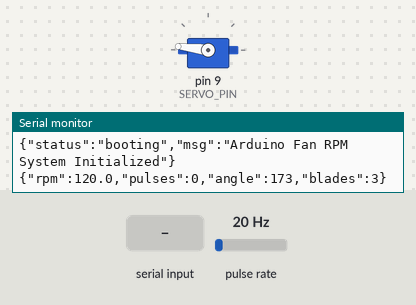
Bench run of a sketch on a simulated Arduino Uno, built with avr-gcc and run on an emulated ATmega328P. Parts: servo, the last lines printed to the serial monitor. Wiring (inferred from the names in the program): pulse sensor: data pin 2. The test bench sets the inputs (shaded band); at power-on: pulse rate 20 Hz.

Above: at 1.2 s.
1.3 s: pulse rate (sensor on pin 2) set to 50 Hz
At 3.7 s:
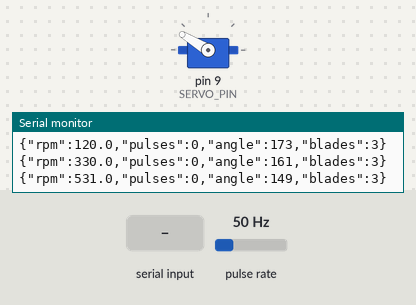
4.3 s: pulse rate (sensor on pin 2) set to 100 Hz
At 5.3 s:
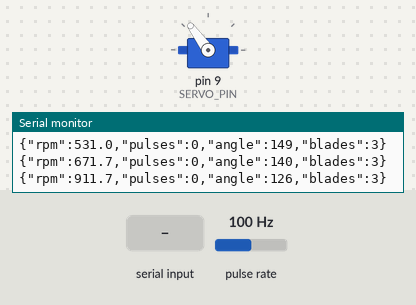
7.3 s: pulse rate (sensor on pin 2) set to 150 Hz
At 8.8 s:
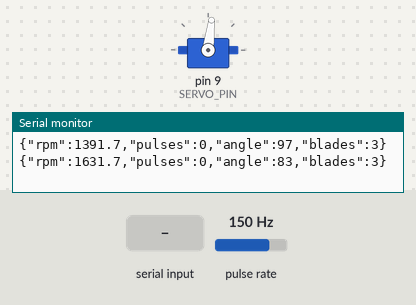
10.3 s: "BLADES:4\n" received over Serial
12.5 s: pulse rate (sensor on pin 2) set to 196 Hz
Timing chart, 0 to 18.5 s (numbered marks = the images above; inputs shaded):
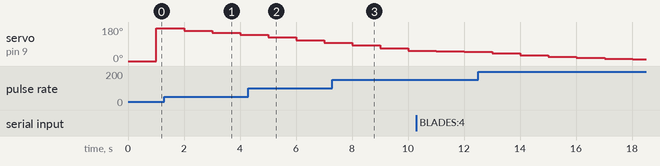

The sketch:

fan_rpm_speedometer.ino
```cpp
/**
 * Fan RPM and Speed Measurement System
 * Arduino Uno Sketch
 *
 * Hardware Connections:
 * 1. IR Sensor Module:
 *    - VCC  -> Arduino 5V
 *    - GND  -> Arduino GND
 *    - OUT  -> Arduino Digital Pin 2 (Interrupt 0)
 *
 * 2. Servo Motor (SG90 or similar):
 *    - Red (VCC)    -> Arduino 5V (or external 5V if servo draws too much current)
 *    - Brown/Black  -> Arduino GND
 *    - Orange/Yellow -> Arduino Digital Pin 9 (PWM / Servo output)
 *
 * Description:
 * This sketch measures the RPM of a rotating fan using a hardware interrupt on Pin 2.
 * It features robust software debouncing and digital filtering inside the interrupt to
 * ignore sensor noise and prevent false double-triggers. Every second, the sketch calculates
 * the RPM based on a configurable blade count, maps it to a servo angle (functioning as an
 * analog speedometer), and sends the statistics to the Flask backend via Serial.
 */

#include <Servo.h>

// --- Pin Definitions ---
const byte IR_SENSOR_PIN = 2; // Pin 2 supports external interrupts (INT0) on Uno
const byte SERVO_PIN = 9;     // PWM pin for SG90 Servo

// --- Servo Configuration ---
Servo speedometerServo;
const int SERVO_MIN_ANGLE = 0;   // Corresponding to 0 RPM
const int SERVO_MAX_ANGLE = 180; // Corresponding to MAX_RPM
const float MAX_RPM = 3000.0;    // Upper scale of the analog speedometer

// --- Measurement & Filtering Variables ---
volatile unsigned long pulseCount = 0;
volatile unsigned long lastPulseTime = 0; // In microseconds
const unsigned long DEBOUNCE_TIME_MICROS = 1500; // 1.5ms minimum between pulses (max ~40,000 pulses/min)

// RPM calculation variables
unsigned long lastRpmCalcTime = 0;
const unsigned int CALC_INTERVAL_MS = 1000; // Calculate RPM every 1 second
float currentRpm = 0.0;
float smoothedRpm = 0.0;
const float FILTER_BETA = 0.3; // Exponential smoothing filter coefficient (0.0 to 1.0)
                               // Higher beta = faster response, lower beta = smoother needle

// Slew rate limiting to reject physically impossible speed jumps (e.g. electrical noise spikes)
const float MAX_ACCEL_RPM_PER_SEC = 800.0; // Maximum RPM increase allowed per 1-second interval
const unsigned int MIN_PULSES_THRESHOLD = 2; // Discard isolated single pulses within the calculation window

// Fan configuration (Received from Flask backend via Serial)
volatile unsigned int bladeCount = 3; // Default to 3 blades

// --- Function Declarations ---
void handleSensorInterrupt();
void calculateRpm();
void updateServo();
void processSerialCommands();

void setup() {
  // Initialize Serial Communication at 9600 baud (standard, reliable rate)
  Serial.begin(9600);
  while (!Serial) {
    ; // Wait for serial port to connect (needed for native USB boards)
  }

  // Configure IR Sensor Pin
  // Using INPUT_PULLUP is highly recommended to prevent floating input if the
  // sensor output is open-collector (common for photo-interrupters).
  pinMode(IR_SENSOR_PIN, INPUT_PULLUP);

  // Attach interrupt to Pin 2, triggering on FALLING edge (standard for active-low IR modules)
  attachInterrupt(digitalPinToInterrupt(IR_SENSOR_PIN), handleSensorInterrupt, FALLING);

  // Initialize Servo
  speedometerServo.attach(SERVO_PIN);
  speedometerServo.write(SERVO_MIN_ANGLE); // Start needle at 0

  // Output boot message
  Serial.println(F("{\"status\":\"booting\",\"msg\":\"Arduino Fan RPM System Initialized\"}"));
  lastRpmCalcTime = millis();
}

void loop() {
  // 1. Calculate RPM and print debug data at fixed intervals
  if (millis() - lastRpmCalcTime >= CALC_INTERVAL_MS) {
    calculateRpm();
    updateServo();
    lastRpmCalcTime = millis();
  }

  // 2. Check for configuration commands from Flask backend
  processSerialCommands();
}

/**
 * Interrupt Service Routine (ISR) for IR Sensor Pulse Detection.
 * Runs instantly when the IR sensor output transitions from HIGH to LOW.
 * Features:
 * 1. Temporal Debounce: Rejects events closer than 1.5ms.
 * 2. Digital Voting: Samples the pin 3 times with 2us spacing. The interrupt is only
 *    counted if all samples are LOW, filtering out transient electrical noise spikes.
 */
void handleSensorInterrupt() {
  unsigned long currentTime = micros();

  // 1. Software Debounce: Verify minimum time has passed since last pulse
  if (currentTime - lastPulseTime >= DEBOUNCE_TIME_MICROS) {

    // 2. Digital Voting Check: Sample the pin 3 times to ensure signal stability
    // This rejects microsecond-scale EMF spikes from servo motor currents or motor brushes.
    bool signalIsStable = true;
    for (int i = 0; i < 3; i++) {
      delayMicroseconds(2);
      if (digitalRead(IR_SENSOR_PIN) != LOW) {
        signalIsStable = false;
        break;
      }
    }

    if (signalIsStable) {
      pulseCount++;
      lastPulseTime = currentTime;
    }
  }
}

/**
 * Calculates the current RPM based on pulses received and active blade count.
 * Features:
 * 1. Low pulse thresholding: Ignores isolated single pulses (noise) when the fan is stopped.
 * 2. Slew Rate Limiting: Limits the maximum acceleration change to match real-world fan inertia.
 * 3. Exponential smoothing filter to stabilize speedometer readings.
 */
void calculateRpm() {
  // Temporarily disable interrupts while copying volatile values to prevent data race conditions
  noInterrupts();
  unsigned long rawPulses = pulseCount;
  pulseCount = 0; // Reset for next measurement window
  interrupts();

  // Calculate elapsed time precisely (in case loop execution is slightly delayed)
  unsigned long currentTime = millis();
  unsigned long elapsedMs = currentTime - lastRpmCalcTime;

  if (elapsedMs == 0) elapsedMs = 1; // Prevent division by zero

  // Noise Filter 1: Discard isolated single pulse spikes in the interval
  if (rawPulses < MIN_PULSES_THRESHOLD) {
    rawPulses = 0;
  }

  // RPM formula: (Pulses in interval / Blades) * (60,000ms / Interval in ms)
  float rawRpm = ((float)rawPulses / (float)bladeCount) * (60000.0 / (float)elapsedMs);

  if (rawRpm < 0) rawRpm = 0;

  // Noise Filter 2: Slew Rate Limiting (Inertia check)
  // Clamp physically impossible acceleration jumps (e.g. from 0 to 1000 RPM in 1 second)
  if (smoothedRpm == 0.0) {
    // If starting from stopped, cap the first second jump to a reasonable startup value
    if (rawRpm > 400.0) {
      rawRpm = 400.0;
    }
  } else {
    // If already spinning, limit the increase per second
    float maxRpmLimit = smoothedRpm + MAX_ACCEL_RPM_PER_SEC;
    if (rawRpm > maxRpmLimit) {
      rawRpm = maxRpmLimit;
    }
  }

  currentRpm = rawRpm;

  // Apply exponential smoothing filter:
  // smoothedRpm = (1 - beta) * smoothedRpm + beta * currentRpm
  smoothedRpm = ((1.0 - FILTER_BETA) * smoothedRpm) + (FILTER_BETA * currentRpm);

  // Prevent slight float creeping near zero
  if (smoothedRpm < 5.0) {
    smoothedRpm = 0.0;
  }
}

/**
 * Maps the smoothed RPM value to a corresponding servo angle and updates the servo.
 * Ensures smooth transition and stays within mechanical servo bounds.
 */
void updateServo() {
  // Constrain RPM to the speedometer scale limits
  float boundedRpm = constrain(smoothedRpm, 0.0, MAX_RPM);

  // Map RPM to Servo Angle in reverse to achieve Clockwise rotation:
  // 0 RPM -> 180 deg (far left), MAX_RPM -> 0 deg (far right)
  int servoAngle = map(boundedRpm, 0.0, MAX_RPM, SERVO_MAX_ANGLE, SERVO_MIN_ANGLE);

  // Write angle to SG90 servo motor
  speedometerServo.write(servoAngle);

  // Send formatted JSON to Serial port for Flask backend parsing.
  // Using JSON guarantees robust parsing on the backend.
  Serial.print(F("{\"rpm\":"));
  Serial.print(smoothedRpm, 1);
  Serial.print(F(",\"pulses\":"));
  Serial.print(pulseCount); // Print current pulses accumulated so far in the new cycle
  Serial.print(F(",\"angle\":"));
  Serial.print(servoAngle);
  Serial.print(F(",\"blades\":"));
  Serial.print(bladeCount);
  Serial.println(F("}"));
}

/**
 * Parses serial commands sent from the Flask web interface.
 * Format expected: "BLADES:N" where N is an integer (e.g. "BLADES:4").
 */
void processSerialCommands() {
  if (Serial.available() > 0) {
    String inputString = Serial.readStringUntil('\n');
    inputString.trim(); // Clean whitespace and newlines

    if (inputString.startsWith("BLADES:")) {
      String valueStr = inputString.substring(7);
      int newBladeCount = valueStr.toInt();

      // Validate configuration: blade count must be at least 1
      if (newBladeCount >= 1 && newBladeCount <= 20) {
        noInterrupts();
        bladeCount = newBladeCount;
        interrupts();

        // Print confirmation back to serial
        Serial.print(F("{\"status\":\"config_updated\",\"blades\":"));
        Serial.print(bladeCount);
        Serial.println(F("}"));
      } else {
        Serial.println(F("{\"status\":\"error\",\"msg\":\"Invalid blade count (1-20)\"}"));
      }
    }
  }
}
```
